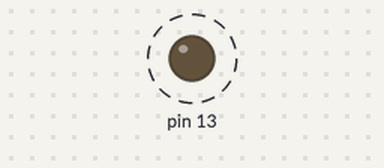
A sketch run on a simulated Arduino Uno, built with avr-gcc and run on an emulated ATmega328P. Shown: output pins drawn as LEDs (lit = HIGH). Dashed ring = blinking. What the sketch prints to the serial monitor is not drawn.

Above: at 0.5 s.
Timing chart, 0 to 4.6 s (numbered marks = the images above):
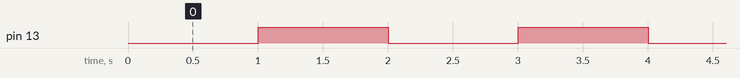

Measured:
- by itself, pin 13: alternates HIGH for 1.0 s and LOW for 1.0 s

The sketch:

serial_test.ino
```cpp
boolean state = 0;
char value[20] = "Hello there";
void setup() {
  Serial.begin(9600);
  pinMode(13, OUTPUT);


}

void loop() {
  // put your main code here, to run repeatedly:
  Serial.println(value);
  delay(1000);
  state = !state;
  digitalWrite(13, state);
}
```
